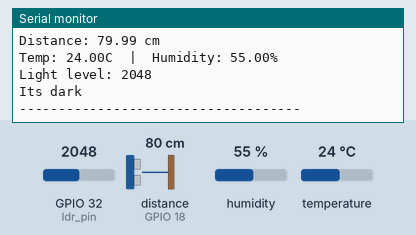
Recording of a sketch running on a simulated ESP32. Shown: the last lines printed to the serial monitor. Wiring (inferred from the names in the program): ultrasonic range finder: trigger GPIO 5; echo GPIO 18. Inputs (shaded band) come from the test bench; at power-on: GPIO 32 (ldr_pin) = 2048, distance to the obstacle (sensor on GPIO 18) 80 cm, humidity 55 %, temperature 24 °C. The echo pulse lasts 58.3 µs per cm.

Above: at 2.8 s.
2.9 s: GPIO 32 (ldr_pin) set to 1960
At 4.9 s:
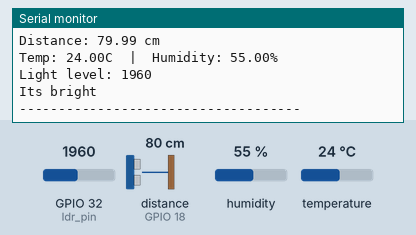
7.6 s: distance to the obstacle (sensor on GPIO 18) set to 2 cm
10.3 s: humidity set to 22 %
13.0 s: temperature set to 12 °C
15.7 s: distance to the obstacle (sensor on GPIO 18) set to 4 cm
18.4 s: GPIO 32 (ldr_pin) set to 2040
At 21.0 s:
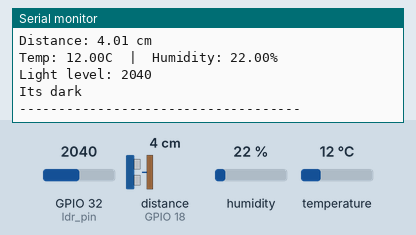
Timing chart, 0 to 22.1 s (numbered marks = the images above; inputs shaded):
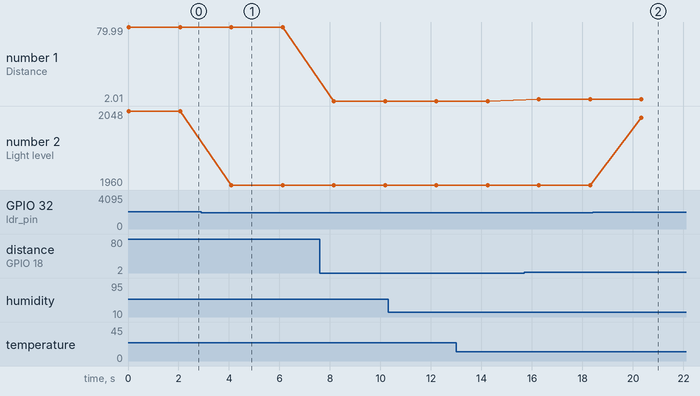

Measured:
- after the input at 2.9 s, the serial monitor: prints a new line after 1.2 s (image 1)
- after the input at 18.4 s, the serial monitor: prints a new line after 1.9 s (image 2)
- plotted number 1: 79.99 → 2.01 after the input at 7.6 s, 2.01 → 4.01 after the input at 15.7 s
- plotted number 2: 2048 → 1960 after the input at 2.9 s, 1960 → 2040 after the input at 18.4 s

The sketch:

KHIMS_lab_1.ino
```cpp
#include <DHT.h>

#define DHTTYPE DHT11

const int dht_pin = 25;
const int trig_pin = 5;
const int echo_pin = 18;
const int ldr_pin = 32;

//constant variable to hold the speed of sound in cm per microsecond
const float speed_of_sound = 0.0343;

// Declaring dht object
DHT dht(dht_pin, DHTTYPE);


// Variable declaration to hold sensor values.
long duration;
float distance_cm;
float temperature, humidity;
int ldr_value = 0;


void setup() {
  // setup up the display on the serial monitor
  Serial.begin(115200);

  // function call of the begin() method to initialize the DHT
  dht.begin();

  // pinMode setup the vaious GPIO pin allocations.
  pinMode(trig_pin, OUTPUT);
  pinMode(echo_pin, INPUT);
  pinMode(ldr_pin, INPUT);
}

void loop() {
  digitalWrite(trig_pin, LOW);
  delayMicroseconds(2);
  // 2. TRIGGER THE SENSOR (The sequence of High, Low, sets the HC-SR04 to send a blast of ultrasonic waves)
  // A 10-microsecond HIGH pulse is the standard required to trigger the HC-SR04
  digitalWrite(trig_pin, HIGH);
  delayMicroseconds(10);
  // sending low signal
  digitalWrite(trig_pin, LOW);

  // 3. LISTEN FOR THE ECHO
  // pulseIn() waits for the echo pin to go HIGH, times how long it stays HIGH,
  // and returns that time in microseconds.
  duration = pulseIn(echo_pin, HIGH);

  // 4. CALCULATE DISTANCE
  // We divide by 2 because the sound traveled OUT and BACK (twice the distance).
  distance_cm = (duration * speed_of_sound) / 2;

  //DHTpin- getting humdity and temp values
  temperature = dht.readTemperature();
  humidity =  dht.readHumidity();


  // // Error checking. This is to check if ESP32 is getting reading from the microcontroller
  //  if (isnan(humidity) || isnan(temperature))
  // {
  //   Serial.println("Error reading from DHT sensor");
  //   return;
  // }

  // Getting analog reading from the LDR sensor
  ldr_value = analogRead(ldr_pin);

  // 5. PRINT THE RESULTS
  Serial.print("Distance: ");
  Serial.print(distance_cm);
  Serial.println(" cm");

  Serial.print("Temp: ");
  Serial.print(temperature);
  Serial.print("C  |  Humidity: ");
  Serial.print(humidity);
  Serial.println("%");
  Serial.print("Light level: ");
  Serial.println(ldr_value);

  if(ldr_value > 2000 )
    Serial.println("Its dark");
  else
    Serial.println("Its bright");
  Serial.println("------------------------------------");

  // A delay of 2 seconds before we take the next set of readings from the various sensors.
  delay(2000);
}
```
